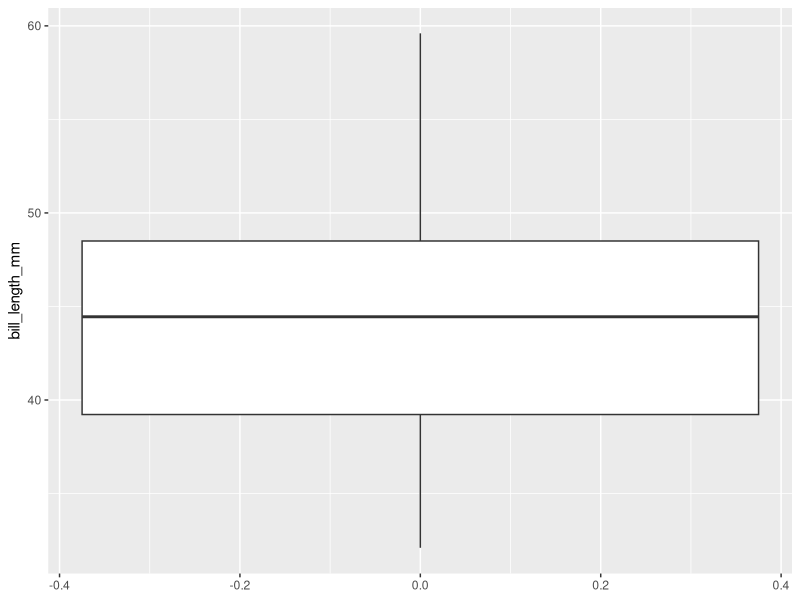
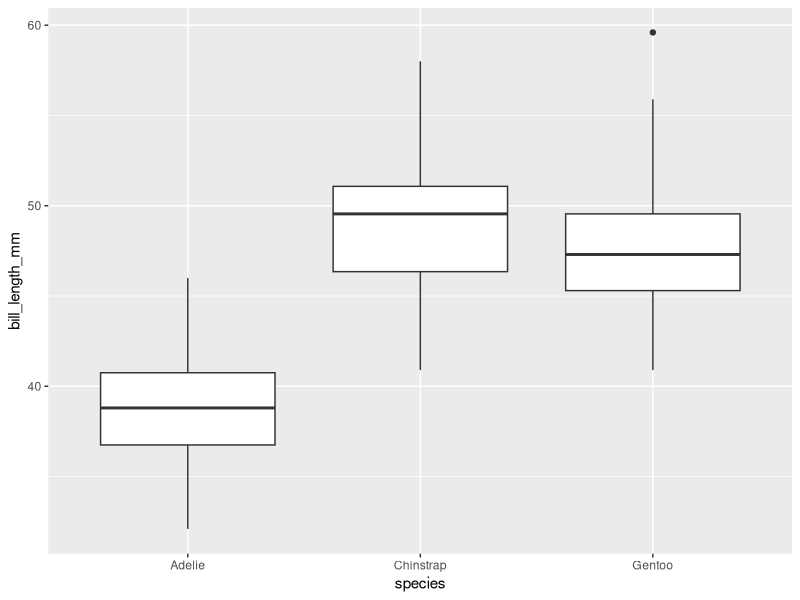

The R source for these figures, in order: (Note: this script raises an error after producing the figures.)
## ---- chunk 1
knitr::opts_chunk$set(echo = TRUE)
## ---- chunk 2
library(palmerpenguins)
library(tidyverse)
## ---- chunk 3
ggplot(data = penguins) +
  geom_boxplot(mapping = aes(y = bill_length_mm))
## ---- chunk 4
penguins %>% filter(is.na(bill_length_mm))
## ---- chunk 5
## By negating the `is.na` condition:
penguins_noNA <- penguins %>% filter(!is.na(bill_length_mm))

## Or using the specialized `drop_na` function:
penguins_noNA <- penguins %>% drop_na(bill_length_mm)
## ---- chunk 6
ggplot(data = penguins) +
  geom_boxplot(mapping = aes(y = bill_length_mm, x = species))
## ---- chunk 7
ggplot(data = penguins) +
  geom_boxplot(mapping = aes(y = bill_length_mm, x = species),
               outlier.shape = NA) +
  geom_point()
## ---- chunk 8
ggplot(data = penguins,
       mapping = aes(y = bill_length_mm, x = species)) +
  geom_boxplot(outlier.shape = NA) +
  geom_point()
## ---- chunk 9
ggplot(data = penguins,
       mapping = aes(y = bill_length_mm, x = species)) +
  geom_boxplot(outlier.shape = NA) +
  geom_point(position = "jitter", size = 1)
## ---- chunk 10
ggplot(data = penguins,
       aes(y = bill_length_mm, x = species)) +
  geom_boxplot(outlier.shape = NA) +
  geom_point(mapping = aes(color = "blue"),
             position = "jitter")
## ---- chunk 11
ggplot(data = penguins,
       mapping = aes(y = bill_length_mm, x = species)) +
  geom_boxplot(outlier.shape = NA) +
  geom_point(color = "blue",
             position = "jitter")
## ---- chunk 12
ggplot(data = penguins,
       mapping = aes(y = bill_length_mm, x = species)) +
  geom_violin()
## ---- chunk 13
ggplot(data = penguins,
       mapping = aes(x = species, y = bill_length_mm)) +
  geom_boxplot(outlier.shape = NA) +
  geom_point(position = "jitter", size = 1, color = "grey70")
## ---- chunk 14
ggplot(data = penguins,
       mapping = aes(x = species, y = bill_length_mm)) +
  geom_boxplot(outlier.shape = NA) +
  geom_point(position = "jitter", size = 1, color = "grey70") +
  theme_classic()
## ---- chunk 15
ggplot(data = penguins,
       mapping = aes(x = species, y = bill_length_mm)) +
  geom_boxplot(outlier.shape = NA) +
  geom_point(position = "jitter", size = 1, color = "grey70") +
  theme_classic(base_size = 14)
## ---- chunk 16
ggplot(data = penguins,
       mapping = aes(x = species, y = bill_length_mm)) +
  geom_boxplot(outlier.shape = NA) +
  geom_point(position = "jitter", size = 1, color = "grey70") +
  theme_classic(base_size = 14) +
  theme(axis.text = element_text(size = 14),
        axis.title = element_text(size = 14))
## ---- chunk 17
ggplot(data = penguins,
       mapping = aes(x = species, y = bill_length_mm)) +
  geom_boxplot(outlier.shape = NA) +
  geom_point(position = "jitter", size = 1, color = "grey70") +
  theme_classic(base_size = 14) +
  labs(title = "Penguin Bill Length by Species",
       subtitle = "Collected at Palmer Station, Antarctica",
       x = "Penguin species",     # x-axis label
       y = "Bill length (mm)")    # y-axis label
## ---- chunk 18
ggplot(data = penguins,
       mapping = aes(x = species, y = bill_length_mm)) +
  geom_boxplot(outlier.shape = NA) +
  geom_point(position = "jitter", size = 1, color = "grey70") +
  theme_classic(base_size = 14,
                base_line_size = 1,
                base_family = "Optima") +
  labs(title = "Penguin Bill Length by Species and Sex",
       subtitle = "Collected at Palmer Station, Antarctica",
       x = "Penguin Species",     # x-axis label
       y = "Bill length (mm)")    # y-axis label
## ---- chunk 19
ggplot(data = penguins,
       mapping = aes(x = species, y = bill_length_mm)) +
  geom_boxplot(outlier.shape = NA) +
  geom_point(position = "jitter", size = 1,
             mapping = aes(color = sex)) +
  theme_classic(base_size = 14) +
  labs(title = "Penguin Bill Length by Species and Sex",
       subtitle = "Collected at Palmer Station, Antarctica",
       x = "Penguin Species",     # x-axis label
       y = "Bill length (mm)")    # y-axis label
## ---- chunk 20
ggplot(data = penguins,
       mapping = aes(x = species, y = bill_length_mm)) +
  geom_boxplot(outlier.shape = NA) +
  geom_point(position = "jitter", size = 1,
             mapping = aes(color = sex)) +
  theme_classic(base_size = 14) +
  theme(legend.position = "top") +
  labs(title = "Penguin Bill Length by Species and Sex",
       subtitle = "Collected at Palmer Station, Antarctica",
       x = "Penguin Species",     # x-axis label
       y = "Bill length (mm)")    # y-axis label
